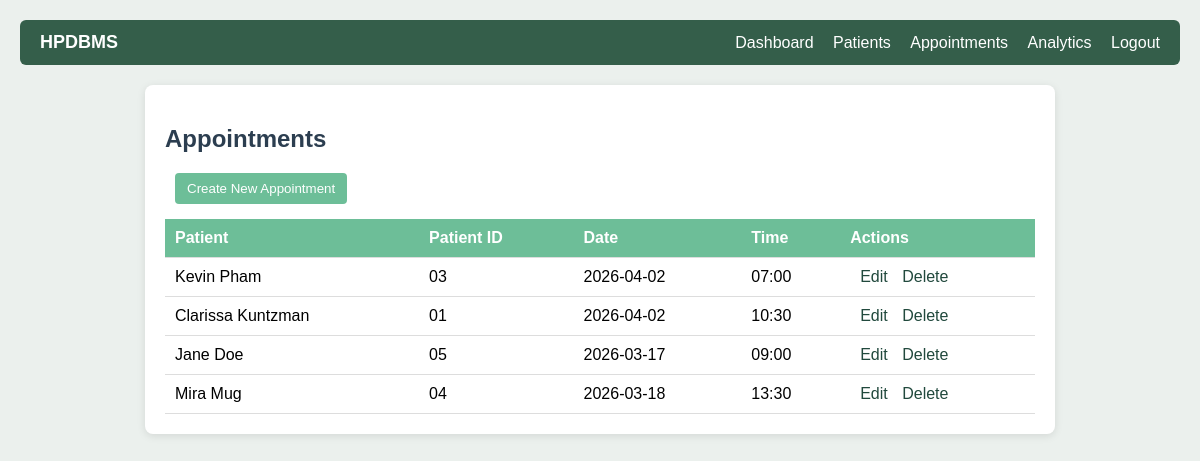
The app's page /appointments (signed in) with its own data.
### tables this page shows
CREATE TABLE appointments (
    id INTEGER PRIMARY KEY AUTOINCREMENT,
    patient_id TEXT,
    date TEXT,
    time TEXT
);

CREATE TABLE patients (
    id INTEGER PRIMARY KEY AUTOINCREMENT,
    patient_id TEXT,
    first_name TEXT,
    last_name TEXT,
    phone TEXT,
    email TEXT
);

### app.py (the view)
@app.route("/appointments")
@role_required(["admin", "staff"])
def appointments():
    conn = get_db()
    appointments = conn.execute("""
    SELECT appointments.id, appointments.date, appointments.time,
           patients.first_name, patients.last_name, patients.patient_id
    FROM appointments
    JOIN patients ON appointments.patient_id = patients.patient_id
""").fetchall()
    patients = conn.execute("SELECT * FROM patients").fetchall()
    return render_template(
        "appointments.html",
        appointments=appointments,
        patients=patients,
        role=session.get("role")
    )

### app.py (called while the page is built)
def get_db():
    conn = sqlite3.connect("healthcare.db")
    conn.row_factory = sqlite3.Row
    return conn

def role_required(roles):
    def wrapper(fn):
        @wraps(fn)
        def decorated(*args, **kwargs):
            if "user" not in session:
                return redirect("/")
            if session.get("role") not in roles:
                return "Access Denied", 403
            return fn(*args, **kwargs)
        return decorated
    return wrapper

### templates/appointments.html (shortened to what this page needs)
<!DOCTYPE html>
<html>
<head>
    <link rel="stylesheet" href="{{ url_for('static', filename='style.css') }}">
</head>
<body>
<div class="topnav">
    <div class="logo">HPDBMS</div>
    <div class="links">
        <a href="{{ url_for('dashboard') }}">Dashboard</a>
        <a href="{{ url_for('patients') }}">Patients</a>
        <a href="{{ url_for('appointments') }}">Appointments</a>
        <a href="{{ url_for('analytics') }}">Analytics</a>
        <a href="/">Logout</a>
    </div>
</div>
<div class="container">
<h2>Appointments</h2>
<a href="{{ url_for('add_appointment_page') }}">
  <button>Create New Appointment</button>
</a>
<table>
  <tr>
    <th>Patient</th>
    <th>Patient ID</th>
    <th>Date</th>
    <th>Time</th>
    <th>Actions</th>
  </tr>
  {% for a in appointments %}
  <tr>
    <td>{{ a.first_name }} {{ a.last_name }}</td>
    <td>{{ a.patient_id }}</td>
    <td>{{ a.date }}</td>
    <td>{{ a.time }}</td>
    <td>
      {% if role == 'admin' %}
        <a href="/edit_appointment/{{ a.id }}">Edit</a>
        <a href="/delete_appointment/{{ a.id }}">Delete</a>
      {% endif %}
    </td>
  </tr>
  {% endfor %}
</table>
</div>
</body>
</html>

### static/style.css (style rules this page uses)
body { font-family: Arial, sans-serif; background-color: #ebf0ed; margin: 0; padding: 20px; }
h2 { color: #2c3e50; }
.container { max-width: 75%; margin: auto; margin-bottom: 20px; background: white; padding: 20px; border-radius: 8px; box-shadow: 0 2px 8px rgba(0,0,0,0.1); }
button { padding: 8px 12px; background-color: #6dbe98; color: white; border: none; border-radius: 4px; cursor: pointer; }
a { margin-left: 10px; text-decoration: none; color: #21493d; }
.topnav { background-color: #345e4a; padding: 12px 20px; display: flex; justify-content: space-between; align-items: center; border-radius: 6px; margin-bottom: 20px; }
.topnav .logo { color: white; font-size: 18px; font-weight: bold; }
.topnav .links a { color: white; margin-left: 15px; text-decoration: none; font-weight: 500; }
table { width: 100%; border-collapse: collapse; margin-top: 15px; }
th, td { padding: 10px; border-bottom: 1px solid #ddd; text-align: left; }
th { background-color: #6dbe98; color: white; }

### records on screen
appointments: first_name "Kevin", last_name "Pham", patient_id "03", date "2026-04-02", time "07:00"
appointments: first_name "Clarissa", last_name "Kuntzman", patient_id "01", date "2026-04-02", time "10:30"
appointments: first_name "Jane", last_name "Doe", patient_id "05", date "2026-03-17", time "09:00"
appointments: first_name "Mira", last_name "Mug", patient_id "04", date "2026-03-18", time "13:30"
